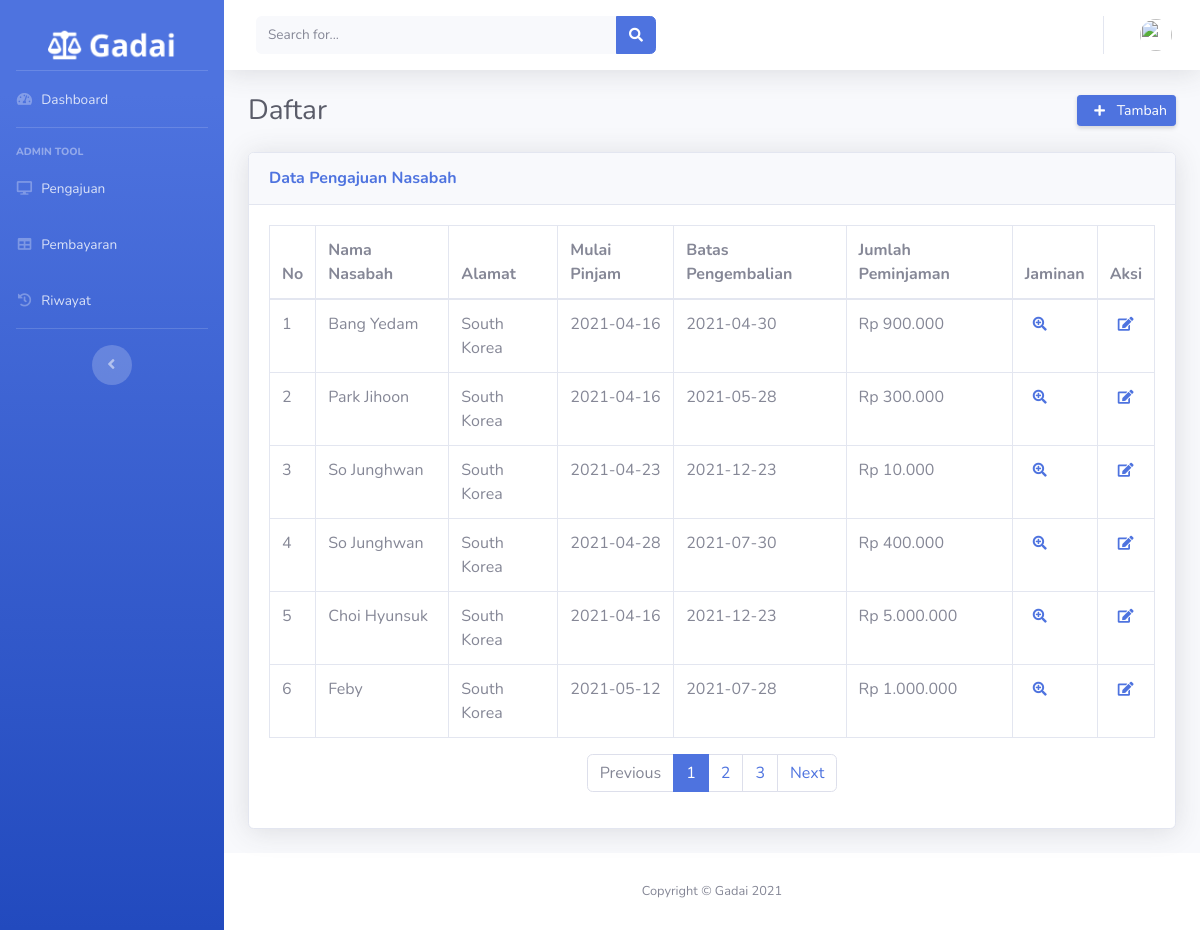
Screenshot of /index.php/pengajuangadai with the database file from the repository.
### tables this page shows
CREATE TABLE `pengajuan_gadai` (
  `id` int(11) NOT NULL,
  `nama_nasabah` varchar(128) NOT NULL,
  `alamat` varchar(128) NOT NULL,
  `tanggal_pinjam` date NOT NULL,
  `batas_pengembalian` date NOT NULL,
  `jumlah_peminjaman` int(11) NOT NULL,
  `nama_jaminan` varchar(128) NOT NULL,
  `bukti_jaminan` varchar(128) NOT NULL,
  `status` int(2) NOT NULL
);

### application/controllers/PengajuanGadai.php (called while the page is built, shortened)
<?php
class PengajuanGadai extends CI_Controller
{
    public function __construct()
    {
        $this->load->model(array('Pengajuan_model'));
    }
    public function index()
    {
        $data['pengajuan'] = $this->Pengajuan_model->getDataPengajuan();
        $data['title'] = 'Gadai-Pengajuan';
        $data['user'] = $this->db->get_where('user_admin', ['email' => $this->session->userdata('email')])->row_array();
        $this->load->view('templates/header', $data);
        $this->load->view('templates/sidebar', $data);
        $this->load->view('templates/topbar', $data);
        $this->load->view('admin/pengajuan', $data);
        $this->load->view('templates/footer');
    }
}

### index.php (called while the page is built, shortened)
<?php
require_once BASEPATH.'core/CodeIgniter.php';

### application/models/Pengajuan_model.php (called while the page is built, shortened)
<?php
class Pengajuan_model extends CI_Model
{
    public function getDataPengajuan()
    {
        $this->db->select("*");
        return $this->db->get_where('pengajuan_gadai', ['status' => 0])->result();
    }
}

### application/views/admin/pengajuan.php (the view, shortened to what this page needs)
<div class="container-fluid">
    <div class="d-sm-flex align-items-center justify-content-between mb-4">
        <h1 class="h3 mb-0 text-gray-800">Daftar</h1>
        <a href="<?php echo base_url('PengajuanGadai/tambahPengajuan'); ?>" class="d-none d-sm-inline-block btn btn-sm btn-primary shadow-sm">
            <i class="fa fa-plus fa-sm text-white-100 mx-2">
            </i> Tambah</a>
    </div>
    <div class="card shadow mb-4">
        <div class="card-header py-3">
            <h6 class="m-0 font-weight-bold text-primary">Data Pengajuan Nasabah</h6>
        </div>
        <div class="card-body">
            <div class="table-responsive">
                <table class="table table-bordered" id="dataTable" width="100%" cellspacing="0">
                    <thead>
                        <tr>
                            <th>No</th>
                            <th>Nama Nasabah</th>
                            <th>Alamat</th>
                            <th>Mulai Pinjam</th>
                            <th>Batas Pengembalian</th>
                            <th>Jumlah Peminjaman</th>
                            <th>Jaminan</th>
                            <th>Aksi</th>
                        </tr>
                    </thead>
                    <tbody>
                        <?php $no = 1;
                        foreach ($pengajuan as $ajuan) { ?>
                            <tr>
                                <td><?php echo $no++; ?></td>
                                <td><?php echo $ajuan->nama_nasabah ?></td>
                                <td><?php echo $ajuan->alamat ?></td>
                                <td><?php echo $ajuan->tanggal_pinjam ?></td>
                                <td><?php echo $ajuan->batas_pengembalian ?></td>
                                <td><?php echo "Rp " . number_format($ajuan->jumlah_peminjaman, 0, ",", ".") ?></td>
                                <td>
                                    <a class="fa fa-search-plus fa-sm text-white-100 mx-2"></a>
                                </td>
                                <td><a class="fa fa-edit fa-sm text-white-100 mx-2"></a>
                                </td>
                            </tr>
                        <?php } ?>
                    </tbody>
                </table>
                <nav aria-label="Page navigation example">
                    <ul class="pagination justify-content-center">
                        <li class="page-item disabled">
                            <a class="page-link" href="#" tabindex="-1">Previous</a>
                        </li>
                        <li class="page-item active"><a class="page-link" href="#">1</a></li>
                        <li class="page-item"><a class="page-link" href="#">2</a></li>
                        <li class="page-item"><a class="page-link" href="#">3</a></li>
                        <li class="page-item">
                            <a class="page-link" href="#">Next</a>
                        </li>
                    </ul>
                </nav>
            </div>
        </div>
    </div>
</div>
</div>

### rows the page displays
pengajuan_gadai: nama_nasabah "Bang Yedam", alamat "South Korea", tanggal_pinjam "2021-04-16", batas_pengembalian "2021-04-30", jumlah_peminjaman "900.000"
pengajuan_gadai: nama_nasabah "Park Jihoon", alamat "South Korea", tanggal_pinjam "2021-04-16", batas_pengembalian "2021-05-28", jumlah_peminjaman "300.000"
pengajuan_gadai: nama_nasabah "So Junghwan", alamat "South Korea", tanggal_pinjam "2021-04-23", batas_pengembalian "2021-12-23", jumlah_peminjaman "10.000"
pengajuan_gadai: nama_nasabah "So Junghwan", alamat "South Korea", tanggal_pinjam "2021-04-28", batas_pengembalian "2021-07-30", jumlah_peminjaman "400.000"
pengajuan_gadai: nama_nasabah "Choi Hyunsuk", alamat "South Korea", tanggal_pinjam "2021-04-16", batas_pengembalian "2021-12-23", jumlah_peminjaman "5.000.000"
pengajuan_gadai: nama_nasabah "Feby", alamat "South Korea", tanggal_pinjam "2021-05-12", batas_pengembalian "2021-07-28", jumlah_peminjaman "1.000.000"
